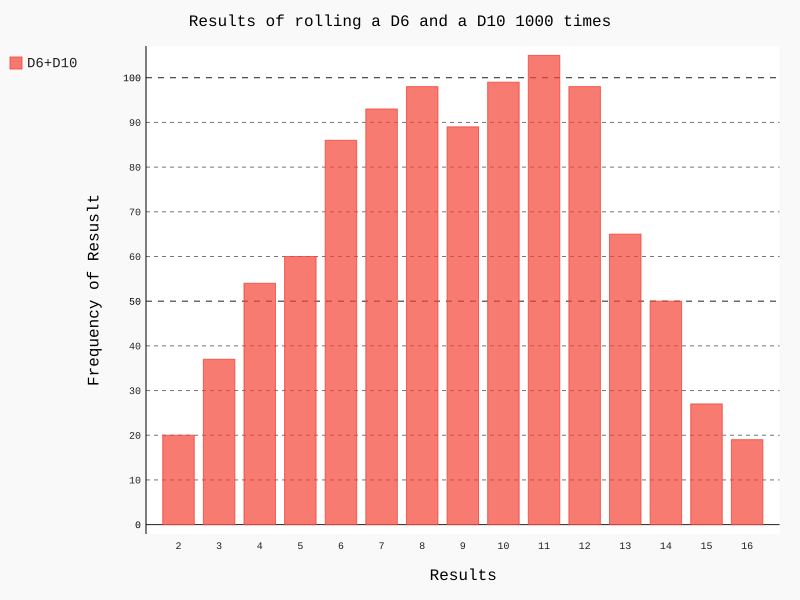

The script that drew this image:
#!/usr/bin/python
# -*- coding:utf-8 -*-

import pygal
from die import Die

die_1=Die()                #创建一个D6
die_2=Die(10)

results=[]               #掷几次骰子，并将结果存储在一个列表中
for roll_num in range(1000):
     result=die_1.roll()+die_2.roll()
     results.append(result)

frequencies=[]

max_result=die_1.num_sides+die_2.num_sides
for value in range(2,max_result+1):
     frequency=results.count(value)
     frequencies.append(frequency)

#print(results)
#print(frequencies)
hist=pygal.Bar()     #对结果进行可视化

hist.title="Results of rolling a D6 and a D10 1000 times"
hist.x_labels=['2','3','4','5','6','7','8','9','10','11','12','13','14','15','16']
hist.x_title="Results"
hist.y_title="Frequency of Resuslt"

hist.add('D6+D10',frequencies)
hist.render_to_file('different_dice.svg')     #渲染为一个svg文件
